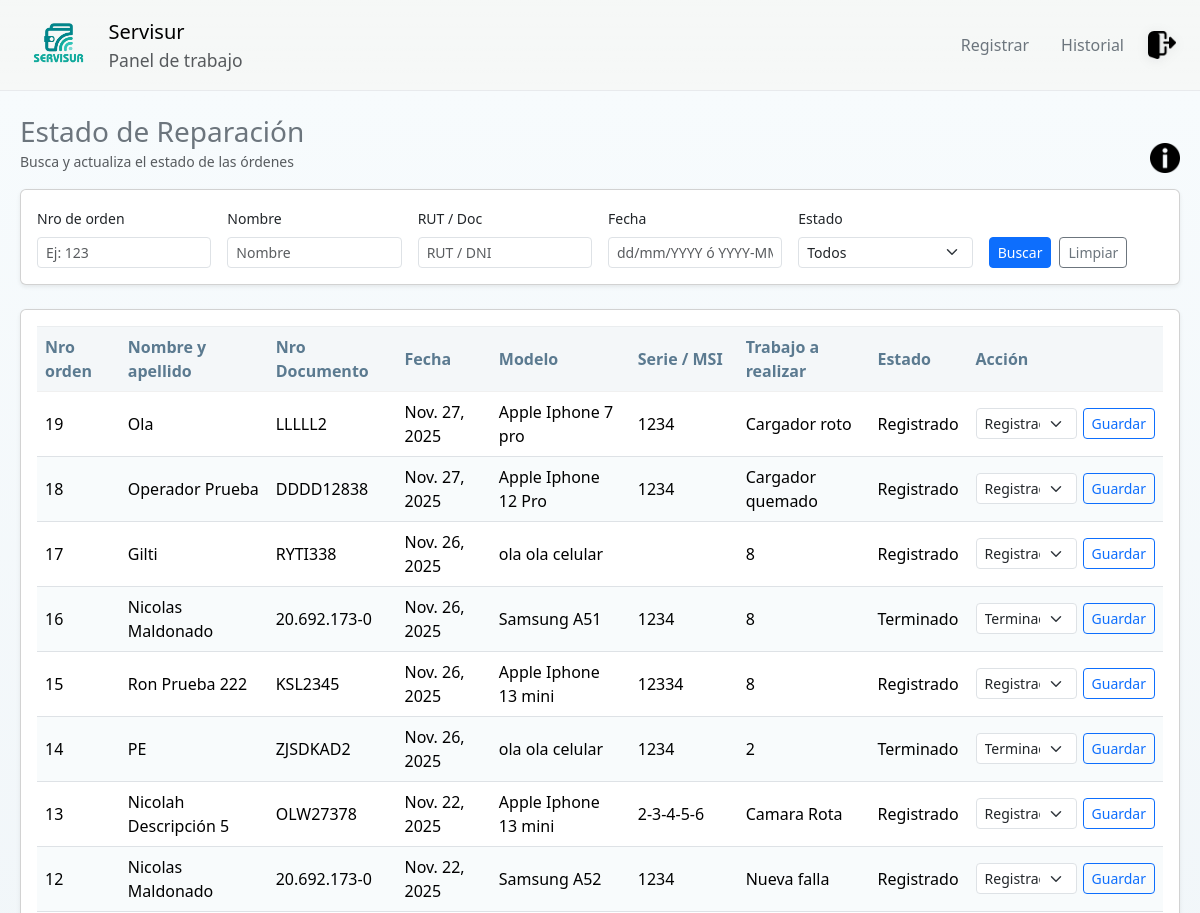
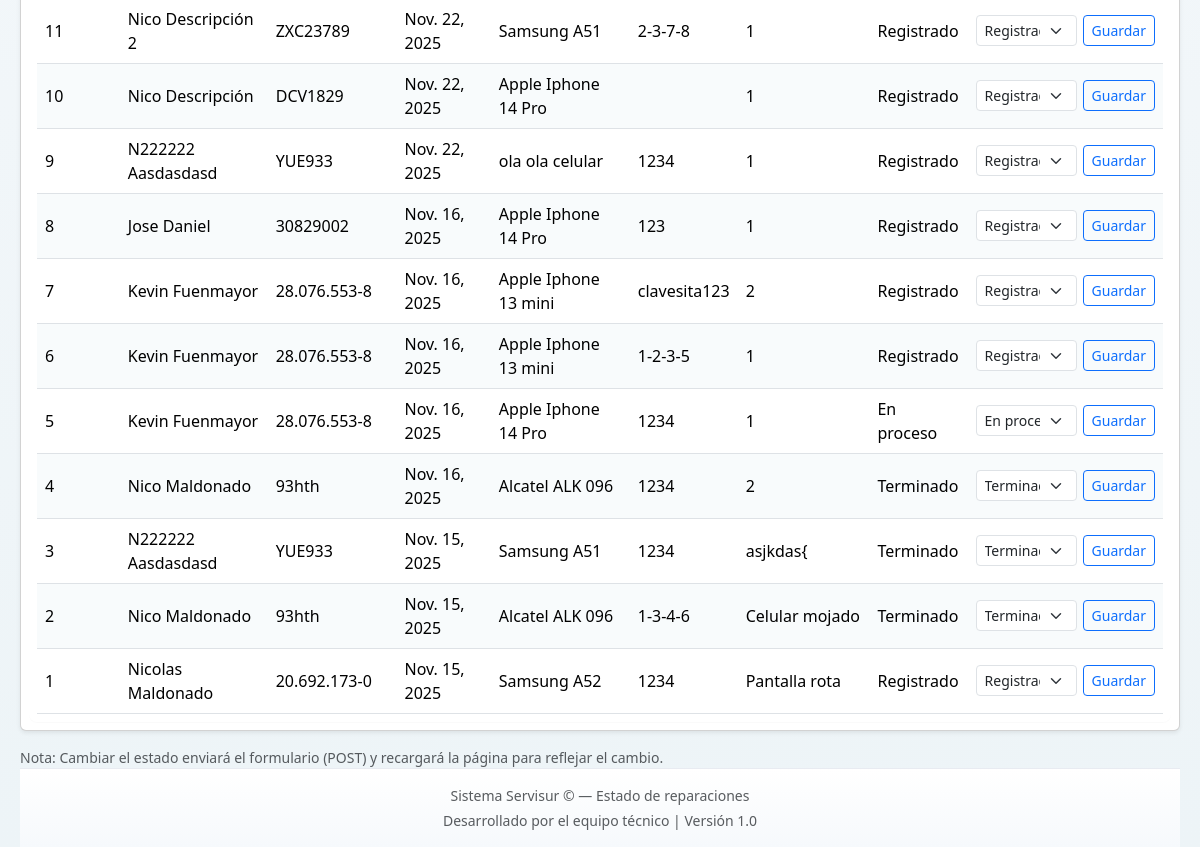
Before: /estado/ (signed in) with the older database file (2 pictures, top to bottom).
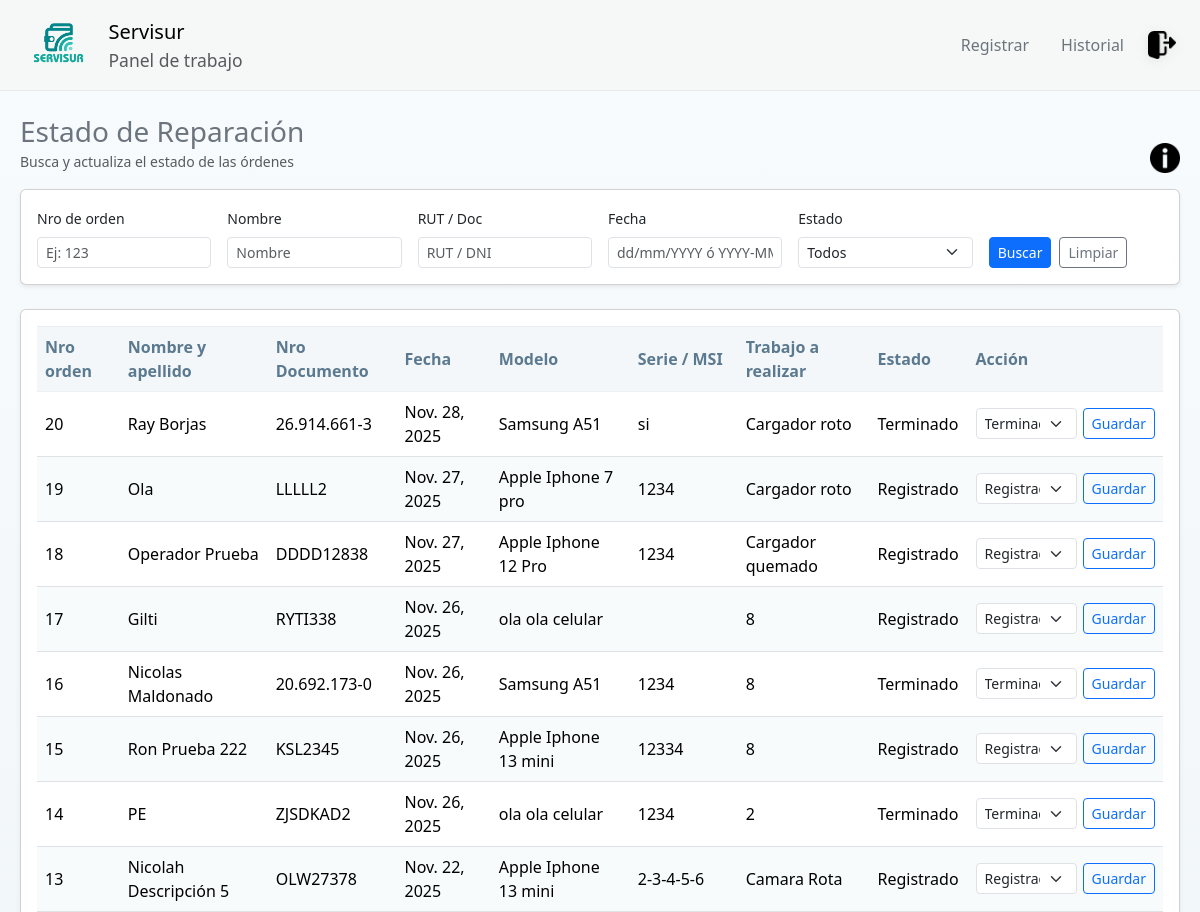
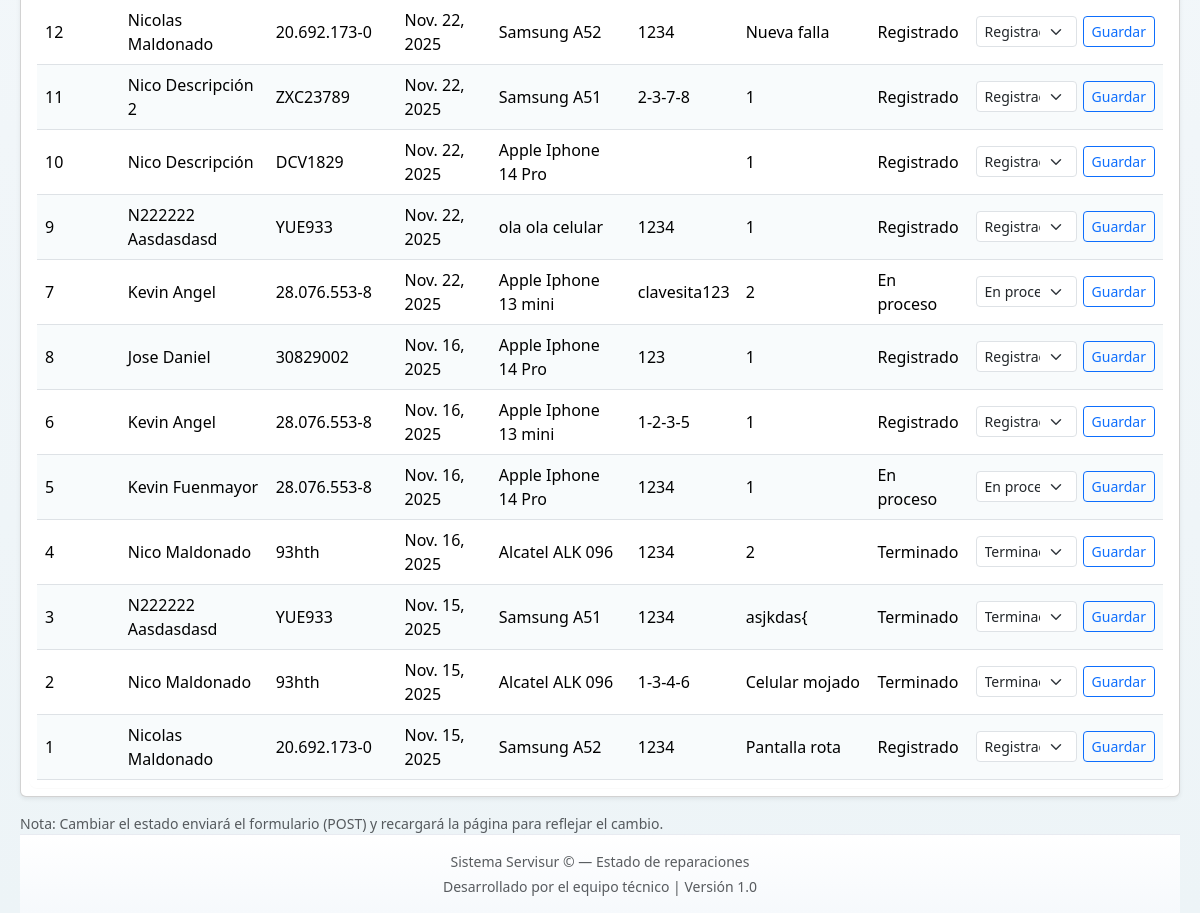
After: the same page with the newer database file (2 pictures, top to bottom).
### Base_Datos/models.py (models this page shows, shortened)
class Pedido(models.Model):
    ESTADOS = [
        ('REG', 'Registrado'),
        ('PRO', 'En proceso'),
        ('TER', 'Terminado'),
    ]
    N_Orden = models.AutoField(primary_key=True)
    Fecha = models.DateField()
    Coste = models.PositiveIntegerField()
    Abono = models.PositiveIntegerField()
    Restante = models.PositiveIntegerField(editable=False)
    Dispositivo = models.ForeignKey(Dispositivo, on_delete=models.SET_NULL, null=True, related_name="pedidos")
    Activo = models.BooleanField(default=True)
    Estado = models.CharField(max_length=3, choices=ESTADOS, default='REG')
    Observaciones = models.TextField(blank=True, null=True)
    Tipo_de_falla = models.ForeignKey(Tipo_Falla, on_delete=models.SET_NULL, null=True, related_name="pedidos")
    class Meta:
        verbose_name_plural = "Pedidos"

class Dispositivo(models.Model):
    PATRON_MATRIZ = [
        [1, 2, 3],
        [4, 5, 6],
        [7, 8, 9],
    ]
    METODOS_CHOICES = [
        ('PIN', 'PIN'),
        ('PASS', 'Contraseña'),
        ('PATRON', 'Patrón (matriz 3x3)'),
    ]
    modelo = models.ForeignKey(Modelo, on_delete=models.SET_NULL, null=True, related_name="dispositivos")
    Activo = models.BooleanField(default=True)
    rut = models.ForeignKey(Cliente, on_delete=models.SET_NULL, null=True, related_name="dispositivos")
    Metodo_Bloqueo = models.CharField(max_length=6, choices=METODOS_CHOICES, default='PASS')
    Codigo_Bloqueo = models.CharField(max_length=50, blank=True)
    class Meta:
        verbose_name_plural = "Dispositivos"

class Cliente(models.Model):
    ORIGEN_CHOICES = [
        ('NAC', 'Nacional'),
        ('EXT', 'Extranjero'),
    ]
    Origen = models.CharField(max_length=3, choices=ORIGEN_CHOICES, default='NAC')
    Nombre = models.CharField(max_length=20)
    Apellido = models.CharField(max_length=20)
    Numero_telefono = models.CharField(max_length=15, null=True, blank=True)
    Rut = models.CharField(max_length=50, null=True, blank=True)
    DocumentoExtranjero = models.CharField(max_length=50, null=True, blank=True)
    Activo = models.BooleanField(default=True)

class Modelo(models.Model):
    Modelo = models.CharField(max_length=50)
    Marca = models.ForeignKey(Marca, on_delete=models.CASCADE, related_name="modelos")
    class Meta:
        verbose_name_plural = "Modelos"
        constraints = [
            UniqueConstraint(Lower('Modelo'), 'Marca', name='unique_modelo_por_marca_ci')
        ]

class Marca(models.Model):
    Marca = models.CharField(max_length=100)
    class Meta:
        constraints = [
            UniqueConstraint(Lower('Marca'), name='unique_marca_ci')
        ]

class Tipo_Falla(models.Model):
    Falla = models.CharField(max_length=100, unique=True)

### Base_Datos/views.py (the view, shortened to what this page needs)
# urls.py: path('estado/', views.estado_reparacion_view, name='estado_reparacion'),
@require_http_methods(["GET", "POST"])
@login_required
def estado_reparacion_view(request):
    u = request.user
    if u.groups.filter(name='Operador Técnico').exists() and not (u.is_superuser or u.groups.filter(name='Administrador').exists()):
        messages.error(request, "No tienes permisos para gestionar reparaciones.")
        return redirect('main')
    if not (u.is_superuser or u.groups.filter(name__in=['Administrador', 'Técnico de Taller']).exists()):
        messages.error(request, "No tienes permisos suficientes para acceder aquí.")
        return redirect('main')
    qs = Pedido.objects.select_related('Dispositivo__rut', 'Dispositivo__modelo__Marca').filter(Activo=True)
    orden = request.GET.get('orden', '').strip()
    fecha = request.GET.get('fecha', '').strip()
    doc = request.GET.get('doc', '').strip()
    nombre = request.GET.get('nombre', '').strip()
    estado = request.GET.get('estado', '').strip()
    if orden:
        qs = qs.filter(N_Orden=int(orden)) if orden.isdigit() else qs.filter(N_Orden__icontains=orden)
    if doc:
        qs = qs.filter(
            models.Q(Dispositivo__rut__Rut__icontains=doc) |
            models.Q(Dispositivo__rut__DocumentoExtranjero__icontains=doc)
        )
    if nombre:
        qs = qs.filter(
            models.Q(Dispositivo__rut__Nombre__icontains=nombre) |
            models.Q(Dispositivo__rut__Apellido__icontains=nombre)
        )
    if estado:
        qs = qs.filter(Estado=estado)
    qs = qs.order_by('-Fecha', '-N_Orden')[:500]
    context = {
        'pedidos': qs,
        'filtros': {'orden': orden, 'fecha': fecha, 'doc': doc, 'nombre': nombre, 'estado': estado},
        'estado_choices': Pedido.ESTADOS,
    }
    return render(request, 'base_datos/Estado_reparacion.html', context)

### Base_Datos/templates/base_datos/Estado_reparacion.html (shortened to what this page needs)
{% extends "base_datos/base.html" %}
{% load static %}
{% block content %}
<link rel="stylesheet" href="{% static 'css/panel.css' %}">
<link href="https://cdn.jsdelivr.net/npm/bootstrap@5.3.3/dist/css/bootstrap.min.css" rel="stylesheet">
<div class="estado-page py-4">
  <div class="d-flex align-items-center justify-content-between mb-3">
    <div>
      <h3 class="mb-0 text-secondary">Estado de Reparación</h3>
      <small class="text-muted">Busca y actualiza el estado de las órdenes</small>
    </div>
    <div>
      <div class="container mt-3">
        <button type="button" class="btn btn-circle" data-bs-toggle="modal" data-bs-target="#myModal">
          <img src="{% static 'img/Er.png' %}" class="info-img">
        </button>
      </div>
    </div>
  </div>
  <form id="filtroForm" class="card mb-4 p-3 shadow-sm filtro-card" method="get" action="">
    <div class="row g-3">
      <div class="col-md-2">
        <label class="form-label small">Nro de orden</label>
        <input name="orden" id="f_orden" type="text" class="form-control form-control-sm" placeholder="Ej: 123" value="{{ filtros.orden }}">
      </div>
      <div class="col-md-2">
        <label class="form-label small">Nombre</label>
        <input name="nombre" id="f_nombre" type="text" class="form-control form-control-sm" placeholder="Nombre" value="{{ filtros.nombre }}">
      </div>
      <div class="col-md-2">
        <label class="form-label small">RUT / Doc</label>
        <input name="doc" id="f_doc" type="text" class="form-control form-control-sm" placeholder="RUT / DNI" value="{{ filtros.doc }}">
      </div>
      <div class="col-md-2">
        <label class="form-label small">Fecha</label>
        <input name="fecha" id="f_fecha" type="text" class="form-control form-control-sm" placeholder="dd/mm/YYYY ó YYYY-MM-DD" value="{{ filtros.fecha }}">
      </div>
      <div class="col-md-2">
        <label class="form-label small">Estado</label>
        <select name="estado" id="f_estado" class="form-select form-select-sm">
          <option value="">Todos</option>
        </select>
      </div>
      <div class="col-md-2 d-flex align-items-end">
        <button type="submit" class="btn btn-primary btn-sm me-2">Buscar</button>
        <a href="{% url 'estado_reparacion' %}" class="btn btn-outline-secondary btn-sm">Limpiar</a>
      </div>
    </div>
  </form>
  <div class="card shadow-sm p-2 tabla-card">
    <div class="table-responsive">
      <table id="tablaPedidos" class="table table-hover align-middle mb-0">
        <thead class="table-header">
          <tr>
            <th>Nro orden</th>
            <th>Nombre y apellido</th>
            <th>Nro Documento</th>
            <th>Fecha</th>
            <th>Modelo</th>
            <th>Serie / MSI</th>
            <th>Trabajo a realizar</th>
            <th>Estado</th>
            <th style="min-width:170px">Acción</th>
          </tr>
        </thead>
        <tbody>
          {% if pedidos %}
            {% for p in pedidos %}
              <tr data-orden="{{ p.N_Orden }}" data-estado="{{ p.Estado }}">
                <td class="td-orden">{{ p.N_Orden|default_if_none:"-" }}</td>
                <td class="td-nombre">
                  {% if p.Dispositivo and p.Dispositivo.rut %}
                    {{ p.Dispositivo.rut.Nombre|default_if_none:"-" }} {{ p.Dispositivo.rut.Apellido|default_if_none:"-" }}
                  {% else %}-{% endif %}
                </td>
                <td class="td-rut">
                  {% if p.Dispositivo and p.Dispositivo.rut %}
                    {% if p.Dispositivo.rut.Rut %}
                      {{ p.Dispositivo.rut.Rut|default_if_none:"-" }}
                    {% elif p.Dispositivo.rut.DocumentoExtranjero %}
                      {{ p.Dispositivo.rut.DocumentoExtranjero|default_if_none:"-" }}
                    {% else %}
                      -
                    {% endif %}
                  {% else %}
                    -
                  {% endif %}
                </td>
                <td class="td-fecha">{{ p.Fecha|default_if_none:"-" }}</td>
                <td class="td-modelo">
                  {% if p.Dispositivo and p.Dispositivo.modelo %}
                    {{ p.Dispositivo.modelo.Marca.Marca|default_if_none:"-" }} {{ p.Dispositivo.modelo.Modelo|default_if_none:"-" }}
                  {% else %}-{% endif %}
                </td>
                <td class="td-serie">{{ p.Dispositivo.Codigo_Bloqueo|default_if_none:"-" }}</td>
                <td class="td-trabajo">{% if p.Tipo_de_falla %}{{ p.Tipo_de_falla.Falla|default_if_none:"-" }}{% else %}-{% endif %}</td>
                <td class="td-estado">
                  {% for code,label in estado_choices %}
                    {% if p.Estado == code %}{{ label }}{% endif %}
                  {% endfor %}
                </td>
                <td>
                  <form method="post" class="d-flex align-items-center" style="gap:6px;">
                    <select name="nuevo_estado" class="form-select form-select-sm">
                      {% for code,label in estado_choices %}
                        <option value="{{ code }}" {% if p.Estado == code %}selected{% endif %}>{{ label }}</option>
                      {% endfor %}
                    </select>
                    <button type="submit" class="btn btn-sm btn-outline-primary">Guardar</button>
                  </form>
                </td>
              </tr>
            {% endfor %}
          {% else %}
            <tr><td colspan="9" class="text-center text-muted">No hay registros que mostrar.</td></tr>
          {% endif %}
        </tbody>
      </table>
    </div>
  </div>
  <div class="mt-3 text-muted small">Nota: Cambiar el estado enviará el formulario (POST) y recargará la página para reflejar el cambio.</div>
  <footer class="mt-auto text-center small text-muted">
    <p class="mb-1">Sistema Servisur &copy; {{ now|date:"Y" }} — Estado de reparaciones</p>
    <p class="mb-0">Desarrollado por el equipo técnico | Versión 1.0</p>
  </footer>
</div>
{% endblock %}

### Base_Datos/templates/base_datos/base.html (shortened to what this page needs)
<!DOCTYPE html>
<html lang="es">
  <head>
    {% load static %}
    <link
      href="https://cdn.jsdelivr.net/npm/bootstrap@5.3.0/dist/css/bootstrap.min.css"
      rel="stylesheet"
    />
    <link
      href="https://cdn.jsdelivr.net/npm/bootstrap-icons@1.10.5/font/bootstrap-icons.css"
      rel="stylesheet"
    />
    <link rel="stylesheet" href="{% static 'css/panel.css' %}" />
    <link rel="stylesheet" href="{% static 'css/alertas.css' %}">
  </head>
  <body>
    <nav class="navbar navbar-expand-lg header-custom px-4">
      <a class="navbar-brand d-flex align-items-center gap-3" href="/">
        <img
          src="{% static 'logo_servisur1.png' %}"
          alt="Servisur"
          height="64"
          class="header-logo"
        />
        <div class="d-none d-sm-block">
          <span class="h5 mb-0">Servisur</span>
          <small class="d-block text-muted">Panel de trabajo</small>
        </div>
      </a>
      <div class="ms-auto d-flex align-items-center gap-3">
        <a
          href="{% url 'registrar_reparacion' %}"
          class="nav-link medium text-secondary"
          >Registrar</a
        >
        <a
          href="{% url 'consultar_historial' %}"
          class="nav-link medium text-secondary"
          >Historial</a
        >
        <a href="{% url 'logout' %}" class="btn-logout" title="Cerrar sesión">
          <img
            src="{% static 'Log_out.png' %}"
            alt="Cerrar sesión"
            height="28"
          />
        </a>
      </div>
    </nav>
    {% block content %}{% endblock %}
  </body>
</html>

### static/css/panel.css (style rules this page uses)
html, body { height: 100%; }
body { display: flex; flex-direction: column; background: linear-gradient(180deg, var(--bg-1), var(--bg-2)); color: #0f1724; font-family: "Segoe UI", sans-serif; margin: 0; padding: 0; -webkit-font-smoothing: antialiased; -moz-osx-font-smoothing: grayscale; }
main, .container { flex: 1; }
footer { text-align: center; padding: 1rem 0; font-size: 0.85rem; color: var(--muted); background: linear-gradient(180deg, #ffffff, #f6f9fc); border-top: 1px solid rgba(11, 28, 70, 0.06); }
.card, .info-card, .action-card, .hover-card, .ticket-info { border-radius: 10px; background: linear-gradient(180deg, var(--card-bg-start), var(--card-bg-end)); transition: transform 0.25s ease, box-shadow 0.25s ease, background-color 0.25s ease; -webkit-backface-visibility: hidden; backface-visibility: hidden; }
.info-img { width: 96px; height: 72px; object-fit: cover; display: block; }
.text-muted { color: var(--muted) !important; }
.small { font-size: 0.85rem; }
.container { max-width: 1100px; }
.header-custom { background: linear-gradient( 180deg, rgba(255, 255, 255, 0.03), rgba(255, 255, 255, 0) ); backdrop-filter: blur(6px); -webkit-backdrop-filter: blur(6px); border-bottom: 1px solid rgba(11, 28, 70, 0.06); padding-top: 0.5rem; padding-bottom: 0.5rem; align-items: center; }
.header-logo { max-height: 64px; object-fit: contain; display: block; }
.header-custom .nav-link { color: rgba(15, 23, 36, 0.65); padding: 0.25rem 0.5rem; }
.btn-logout img { transition: transform 0.18s ease, filter 0.18s ease; filter: drop-shadow(0 2px 6px rgba(2, 12, 27, 0.08)); border-radius: 6px; }
:root { --accent-1: #5b7a90; --accent-2: #f4f7f9; --accent-3: #8aa0b3; --muted-text: #5a6b74; --btn-primary-bg: #4b6a80; --btn-primary-hover: #405a6d; --btn-outline-bg: transparent; --btn-outline-border: #7d98ab; --row-alt: #f8fbfc; }
.table { color: var(--muted-text); background-color: transparent; }
.table thead th { background-color: var(--accent-2); color: var(--accent-1); border-bottom: 1px solid rgba(0,0,0,0.06); font-weight: 600; }
.table tbody tr { background-color: transparent; }
.table tbody tr:nth-child(even) td { background-color: var(--row-alt); }
.table td, .table th { vertical-align: middle; border-top: 1px solid rgba(0,0,0,0.04); }
.table-responsive { border-radius: 8px; overflow: auto; background-color: #ffffff; box-shadow: 0 1px 0 rgba(19,32,38,0.02); padding: 8px; }
.btn-primary { background-color: var(--btn-primary-bg); border-color: transparent; color: #fff; box-shadow: none; transition: background-color .12s ease, transform .06s ease; }
.btn-outline-secondary { background: var(--btn-outline-bg); color: var(--accent-1); border: 1px solid var(--btn-outline-border); }
.btn-sm { padding: .28rem .5rem; font-size: .82rem; }
.card, .card p, .card .form-control { background-color: #fff; color: var(--muted-text); }
.header-custom { background-color: #f6f8f7; color: #ffffff; }
.header-custom .nav-link { color: #e2e8f0; transition: color .2s ease; }
.estado-page { background: linear-gradient(180deg, #f7fbfd 0%, #f1f6f9 55%, #edf4f7 100%); min-height: 100vh; padding: 20px; }
.filtro-card { border-radius: 10px; background-color: #ffffff; }
.tabla-card { border-radius: 10px; background-color: #ffffff; }
.table-header th { background-color: #e9f0f5; color: #4b6a80; font-weight: 600; }
.table tbody tr:nth-child(even) { background-color: #f9fbfc; }
.btn-primary { background-color: #4b6a80; border: none; }
.btn-outline-secondary { border-color: #7d98ab; color: #4b6a80; }
.btn-circle { background: transparent !important; border: none !important; border-radius: 50%; padding: 4px; width: 30px; height: 30px; display: flex; align-items: center; justify-content: center; box-shadow: none; }
.btn-circle .info-img { width: 30px; height: 30px; object-fit: contain; }

Changed rows visible on the page:
added Pedido: N_Orden "20", Dispositivo.rut.Nombre "Ray", Dispositivo.rut.Apellido "Borjas", Dispositivo.rut.Rut "26.914.661-3", Fecha "Nov. 28, 2025", Dispositivo.modelo.Marca.Marca "Samsung", Dispositivo.modelo.Modelo "A51", Dispositivo.Codigo_Bloqueo "si", Tipo_de_falla.Falla "Cargador roto", estado_choices "Terminado", nuevo_estado "Terminado"
changed Pedido "clavesita123": Dispositivo.rut.Apellido "Fuenmayor" → "Angel"; Fecha "Nov. 16, 2025" → "Nov. 22, 2025"; nuevo_estado "Registrado" → "En proceso"; moves up the list
changed through a linked row, Pedido id 6: Dispositivo.rut.Apellido "Fuenmayor" → "Angel"
Other visible differences:
new list line: "En proceso"
list line gone: "Registrado"
